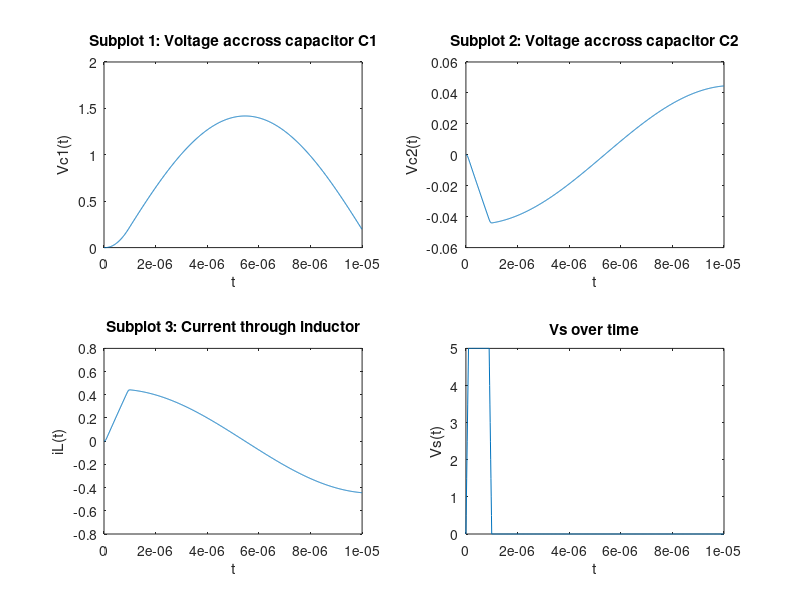

This chart was generated by the following MATLAB code:
clear; 
% circuit parameters
C1= 10^(-6);
C2= 10^(-9);
R= 10^(5);
L= 10^(-5);

% functions 
func_VC1 = @(t,vc1,vc2,il,vs) (il./C1)-((vc1-vs-vc2).*(1./(R*C1)));   
func_VC2 = @(t,vc1,vc2,vs) (vc1-vs-vc2).*(1./(R.*C2));
func_IL = @(t,vc1,vs) (vs-vc1).*(1./L);
func_vs = @(t) ((5*10^7*t).*((t < 10^-7)) + (5).*((10^-7 < t) & (t < 0.9*10^-6)) + (50-(5*10^7*t)).*((0.9*10^-6 < t) & (t < 10^-6)));

h=0.01*10^-6; % Step size
final_time=10*10^-6;
num_steps=final_time/h;

% initial conditions
ctr = 1; 
t(ctr)=0;
vc1(ctr)=0;
vc2(ctr)=0;
il(ctr)=0;
vs_value(ctr)=func_vs(t(ctr));

% Runge-Kutta 4th order method
while(ctr<num_steps) 
    
%   k1
    k1_VC1=func_VC1(t(ctr),vc1(ctr),vc2(ctr),il(ctr),func_vs(t(ctr)));
    k1_VC2=func_VC2(t(ctr),vc1(ctr),vc2(ctr),func_vs(t(ctr)));
    k1_IL=func_IL(t(ctr),vc1(ctr),func_vs(t(ctr)));
    
%   k2 
    k2_VC1=func_VC1(t(ctr)+h/2,vc1(ctr)+h/2*k1_VC1,vc2(ctr)+h/2*k1_VC2,il(ctr)+h/2*k1_IL,func_vs(t(ctr)+h/2));
    k2_VC2=func_VC2(t(ctr)+h/2,vc1(ctr)+h/2*k1_VC1,vc2(ctr)+h/2*k1_VC2,func_vs(t(ctr)+h/2));
    k2_IL=func_IL(t(ctr)+h/2,vc1(ctr)+h/2*k1_VC1,func_vs(t(ctr)+h/2));
    
%   k3
    k3_VC1=func_VC1(t(ctr)+h/2,vc1(ctr)+h/2*k2_VC1,vc2(ctr)+h/2*k2_VC2,il(ctr)+h/2*k2_IL,func_vs(t(ctr)+h/2));
    k3_VC2=func_VC2(t(ctr)+h/2,vc1(ctr)+h/2*k2_VC1,vc2(ctr)+h/2*k2_VC2,func_vs(t(ctr)+h/2));
    k3_IL=func_IL(t(ctr)+h/2,vc1(ctr)+h/2*k2_VC1,func_vs(t(ctr)+h/2));
    
%   k4 
    k4_VC1=func_VC1(t(ctr)+h,vc1(ctr)+h*k3_VC1,vc2(ctr)+h*k3_VC2,il(ctr)+h*k3_IL,func_vs(t(ctr)+h));
    k4_VC2=func_VC2(t(ctr)+h,vc1(ctr)+h*k3_VC1,vc2(ctr)+h*k3_VC2,func_vs(t(ctr)+h));
    k4_IL=func_IL(t(ctr)+h,vc1(ctr)+h*k3_VC1,func_vs(t(ctr)+h));
    
    vc1(ctr+1)=vc1(ctr)+h/6*(k1_VC1+2*k2_VC1+2*k3_VC1+k4_VC1);
    vc2(ctr+1)=vc2(ctr)+h/6*(k1_VC2+2*k2_VC2+2*k3_VC2+k4_VC2);
    il(ctr+1)= il(ctr)+h/6*(k1_IL+2*k2_IL+2*k3_IL+k4_IL);
    t(ctr+1) = t(ctr)+h;
    vs_value(ctr+1)=func_vs(t(ctr+1));
    
    ctr = ctr + 1; 
end

% Plotting 
subplot(2,2,1)
plot(t,vc1)
xlabel('t')
ylabel('Vc1(t)')
title('Subplot 1: Voltage accross capacitor C1')

subplot(2,2,2)
plot(t,vc2)
xlabel('t')
ylabel('Vc2(t)')
title('Subplot 2: Voltage accross capacitor C2')

subplot(2,2,3)
plot(t,il)
xlabel('t')
ylabel('iL(t)')
title('Subplot 3: Current through inductor')

subplot(2,2,4)
plot(t,vs_value)
xlabel('t')
ylabel('Vs(t)')
title('Vs over time')

